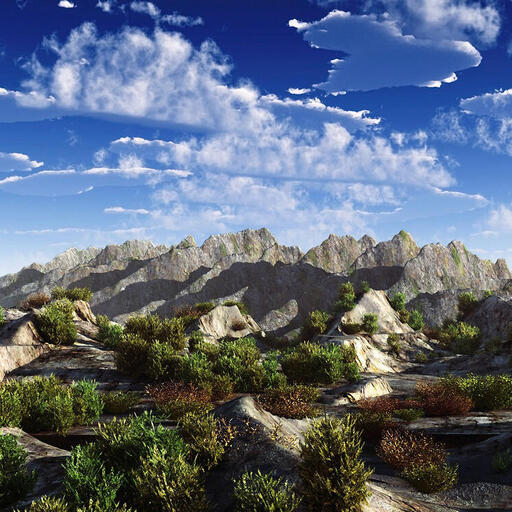
#> input picture wavelet_task/media/nature.jpg, 512 x 512 px
$ python wavelet.py
#> lines starting #> are read from the running program, lines starting #| are printed output that depends on the picture; after the words box and inside, x2 and y2 are one past the last pixel; in counts of white or black regions, pixels touching at a corner belong together
### wavelet_task/noise.py
import numpy as np
from PIL import Image
import matplotlib.pyplot as plt


# [10 lines left out: function add_gaussian_noise, not called in this run]


def add_salt_and_pepper_noise(image: np.ndarray, density: float, rng: np.random.Generator | None = None) -> np.ndarray:
    """
    Returns np.ndarray: Noisy image, dtype uint8, clipped to [0, 255].
    """
    if rng is None:
        rng = np.random.default_rng()

    noisy = image.copy()
    n_pixels = image.size
    n_corrupt = int(n_pixels * density)

    # choose corrupted pixel indices without replacement
    indices = rng.choice(n_pixels, size=n_corrupt, replace=False)

    # first half → salt (255), second half → pepper (0)
    salt_indices   = indices[: n_corrupt // 2]
    pepper_indices = indices[n_corrupt // 2 :]

    noisy.flat[salt_indices]   = 255
    noisy.flat[pepper_indices] = 0

    return noisy


# [23 lines that do not run on import are left out]

### wavelet_task/wavelet.py
import numpy as np
import pywt
from PIL import Image
import matplotlib.pyplot as plt

from noise import add_gaussian_noise, add_salt_and_pepper_noise


def threshold_coeffs(coeffs: list, threshold: float, mode: str = "hard") -> list:
    """
    Фильтруется только подполоса cD  (правый нижний квадрат)
    """
    thresholded = [coeffs[0]]  # аппроксимация не трогается
    for cH, cV, cD in coeffs[1:]:
        if mode == "hard_inverse":
            cD_filt = np.where(np.abs(cD) < threshold, cD, 0.0)
        else:
            cD_filt = pywt.threshold(cD, threshold, mode=mode)
        thresholded.append((cH, cV, cD_filt))
    return thresholded


def reconstruct(coeffs: list, wavelet: str) -> np.ndarray:
    restored = pywt.waverec2(coeffs, wavelet=wavelet)
    return np.clip(restored, 0, 255).astype(np.uint8)


def rmse(original: np.ndarray, restored: np.ndarray) -> float:
    """Root Mean Square Error between original and restored image."""
    diff = original.astype(np.float64) - restored.astype(np.float64)
    return np.sqrt(np.mean(diff ** 2))


if __name__ == "__main__":
    WAVELET    = "db1"
    LEVEL      = 3
    # NOISE_TYPE = "gaussian"
    NOISE_TYPE = "salt_and_pepper"

    # [7 lines of commented-out code are left out]
    DENSITY = 0.15

    img = np.array(Image.open("./media/nature.jpg").convert("L"))
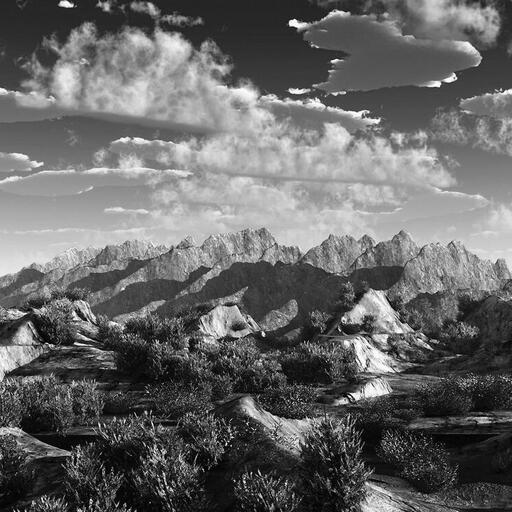
#> img: shape (512, 512); min 0, max 255, mean 102.9

    rng = np.random.default_rng(seed=42)

    if NOISE_TYPE == "gaussian":
        noisy        = add_gaussian_noise(img, sigma=SIGMA, rng=rng)
        noise_tag    = f"gauss_sig{SIGMA}"
        thr_mode     = "hard"                    # режем мелкие шумовые коэффициенты
        thresholds   = np.arange(0, 100, 2)
    elif NOISE_TYPE == "salt_and_pepper":
        noisy        = add_salt_and_pepper_noise(img, density=DENSITY, rng=rng)
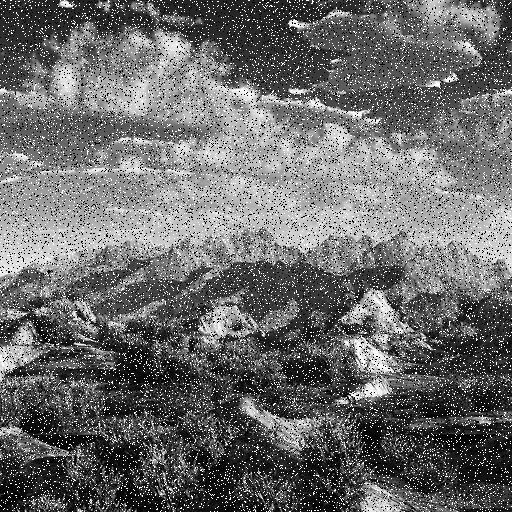
#> noisy: shape (512, 512); 15% of pixels changed, all inside (x1, y1, x2, y2) = (0, 0, 512, 512)
        noise_tag    = f"snp_d{DENSITY}"
        thr_mode     = "hard_inverse"            # режем крупные выбросы
        thresholds   = np.arange(0, 200, 2)

    errors = []
    for t in thresholds:
        coeffs   = pywt.wavedec2(noisy.astype(np.float64), WAVELET, LEVEL)
        coeffs_t = threshold_coeffs(coeffs, threshold=t, mode=thr_mode)
        restored = reconstruct(coeffs_t, wavelet=WAVELET)
        errors.append(rmse(img, restored))
#> this loop made 100 passes
#> pass 1, in reconstruct, `restored = pywt.waverec2(coeffs, wavelet=wavelet)`:
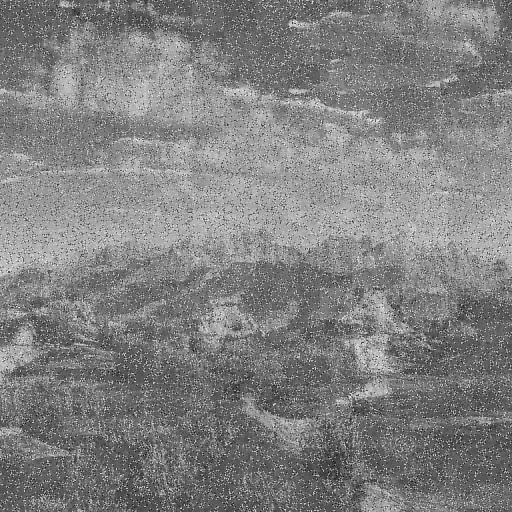
#> restored: shape (512, 512) float64; min -143.3, max 349.9, mean 106.6; drawn with min black and max white
#> pass 1, `restored = reconstruct(coeffs_t, wavelet=WAVELET)`:
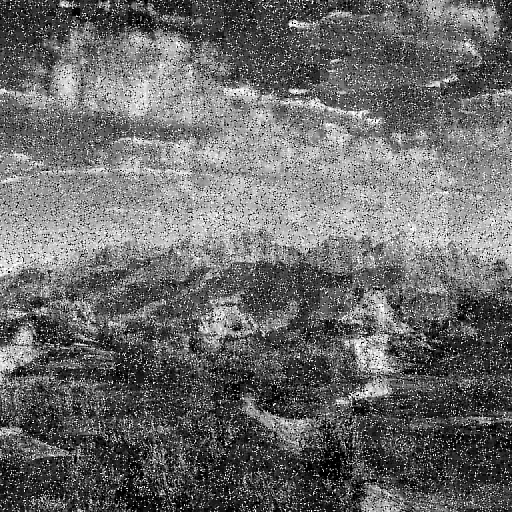
#> restored: shape (512, 512); min 0, max 255, mean 106.8
#> pass 1, in rmse, `diff = original.astype(np.float64) - restored.astype(np.float64)`:
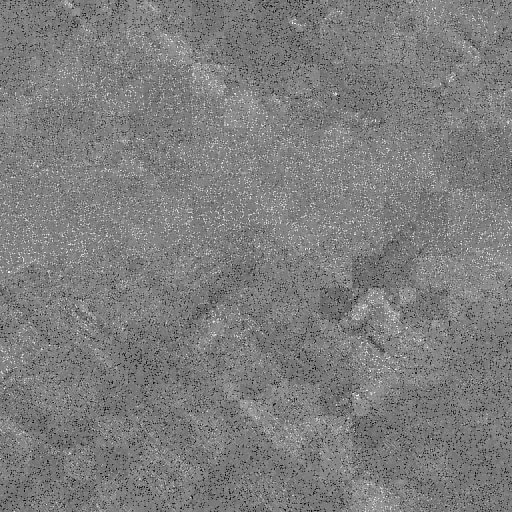
#> diff: shape (512, 512) float64; min -254, max 253, mean -4; drawn with min black and max white
#> after the loop, errors = 100 values, max 55.33 at index 99, min 48.26 at index 8, mean 51.69

    best_t    = thresholds[np.argmin(errors)]
#> best_t = 16
    best_rmse = min(errors)
#> best_rmse = 48.26
    print(f"Best threshold: {best_t}, RMSE: {best_rmse:.2f}")
#| Best threshold: 16, RMSE: 48.26

    # --- RMSE vs threshold ---
    plt.figure(figsize=(7, 4))
    plt.plot(thresholds, errors)
    plt.axvline(best_t, color="red", linestyle="--", label=f"best t={best_t}")
    plt.xlabel("Threshold")
    plt.ylabel("RMSE")
    plt.title(f"RMSE vs threshold  |  {WAVELET}, level={LEVEL}, {noise_tag}")
    plt.legend()
    plt.tight_layout()
    plt.savefig(f"./media/rmse_{noise_tag}.png", dpi=150)
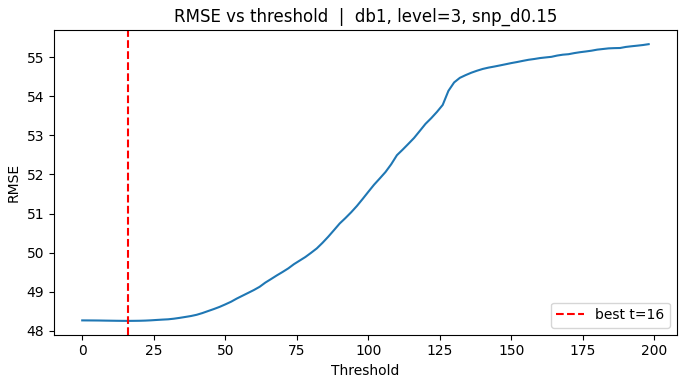
#> figure drawn by matplotlib, 1 panel; curve peaks at x = 198, y = 55.33
    plt.show()

    # --- Сохранение каждого порога отдельным файлом ---
    import os
    if NOISE_TYPE == "gaussian":
        preview_thresholds = [0, 10, 20, int(best_t), 50, 80]
    else:
        preview_thresholds = [10, 30, 60, int(best_t), 150, 250]
#> preview_thresholds = [10, 30, 60, 16, 150, 250]

    out_dir = f"./media/thresholds_{noise_tag}"
    os.makedirs(out_dir, exist_ok=True)

    Image.fromarray(img).save(f"{out_dir}/00_original.png")
    Image.fromarray(noisy).save(f"{out_dir}/01_noisy_{noise_tag}.png")

    for t in preview_thresholds:
        c   = pywt.wavedec2(noisy.astype(np.float64), WAVELET, LEVEL)
        c   = threshold_coeffs(c, threshold=t, mode=thr_mode)
        r   = reconstruct(c, wavelet=WAVELET)
        err = rmse(img, r)
        tag = "_BEST" if t == best_t else ""
        fname = f"{out_dir}/t{t:03d}_rmse{err:.1f}{tag}.png"
        Image.fromarray(r).save(fname)
#> this loop made 6 passes
#> (t, err, tag) on passes 1 to 6: (10, 48.26, ''), (30, 48.3, ''), (60, 49.04, ''), (16, 48.26, '_BEST'), (150, 54.85, ''), (250, 55.71, '')
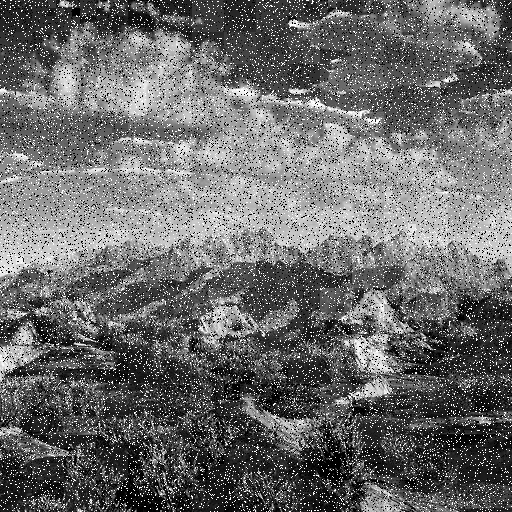
#> r: shape (512, 512); min 0, max 255, mean 106.2
